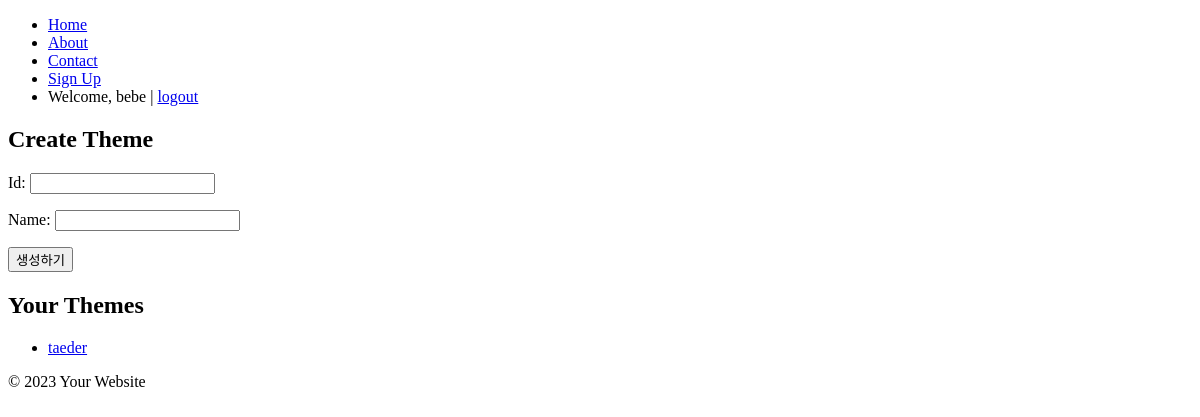
The app's page / (signed in), older data.
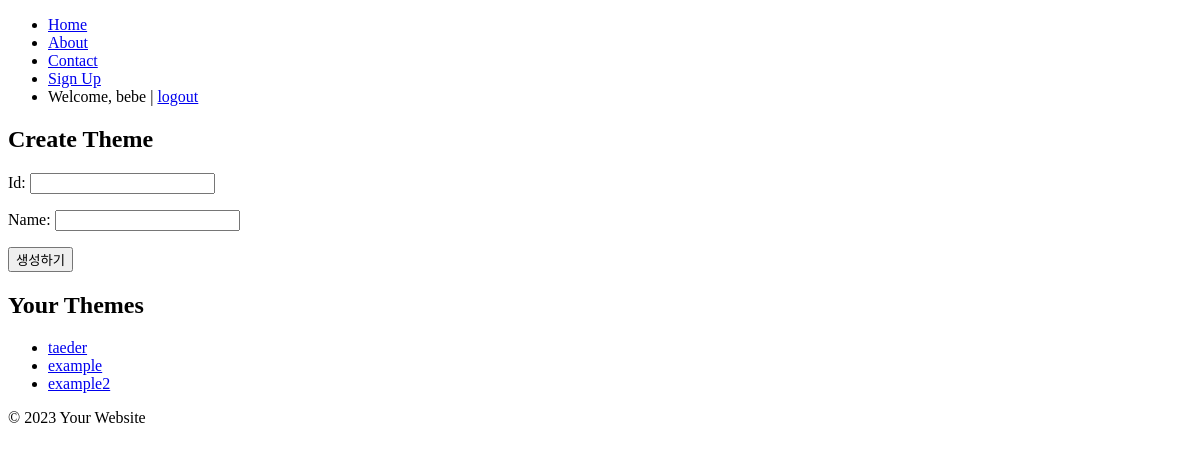
The same page, newer data.
### main/models.py (models this page shows, shortened)
class Ktheme(models.Model):
    user = models.ForeignKey(User, on_delete=models.CASCADE, null=True)
    id = models.CharField(max_length=50, unique=True, primary_key=True)
    name = models.CharField(max_length=50)

### main/views.py (the view)
# urls.py: path("", include("main.urls")),
@login_required
def main(request):
    user = request.user
    user_theme_list = Ktheme.objects.filter(user=user)
    if request.method == "POST":
        form = KthemeCreateForm(request.POST)
        if form.is_valid():
            form.instance.user = request.user
            ktheme = form.save()
            theme_id = ktheme.id
            theme_dir = os.path.join(settings.MEDIA_ROOT, theme_id)
            theme_css = os.path.join(theme_dir, "KakaoTalkTheme.css")
            src_css = os.path.join(settings.STATIC_ROOT, "KakaoTalkTheme.css")
            if os.path.exists(theme_css):
                with open(src_css, "r", encoding="utf-8") as f:
                    css_content = f.read()
                css_content = css_content.replace("themeId", ktheme.id).replace(
                    "themeName", ktheme.name
                )
                with open(theme_css, "w", encoding="utf-8") as f:
                    f.write(css_content)
            return redirect("ktheme_detail", theme_id=theme_id)
    else:
        form = KthemeCreateForm()
    return render(
        request,
        "main/main.html",
        {"user_theme_list": user_theme_list, "form": form},
    )

### main/forms.py
class KthemeCreateForm(forms.ModelForm):
    class Meta:
        model = Ktheme
        fields = ("id", "name")

### main/templates/main/main.html (shortened to what this page needs)
{% extends "base.html" %}
{% block content %}
<h2>Create Theme</h2>
<form method="post">
    {{ form.as_p }}
    <button type="submit">생성하기</button>
</form>
<h2>Your Themes</h2>
<ul>
    {% for theme in user_theme_list %}
    <li><a href="{% url 'ktheme_detail' theme.id %}">{{ theme.name }}</a></li>
    {% empty %}
    <li>No themes found.</li>
    {% endfor %}
</ul>
{% endblock %}

### templates/base.html (shortened to what this page needs)
{% load static %}
<!DOCTYPE html>
<html lang="en">
    <head>
    </head>
    <body>
        <header>
            <nav>
                <ul>
                    <li><a href="/">Home</a></li>
                    <li><a href="/about/">About</a></li>
                    <li><a href="/contact/">Contact</a></li>
                    <li><a href="{% url 'signup' %}">Sign Up</a></li>
                    {% if user.is_authenticated %}
                    <li>Welcome, {{ user.username }} | <a href="{% url 'logout' %}">logout</a></li>
                    {% else %}
                    <li><a href="{% url 'login' %}">Login</a></li>
                    {% endif %}
                </ul>
            </nav>
        </header>
        <div class="container">
            {% block content %}{% endblock %}
        </div>
        <footer>
            <p>&copy; {% now "Y" %} Your Website</p>
        </footer>
    </body>
</html>

Row changes from the older to the newer data that the page shows:
added Ktheme: name "example"
added Ktheme: name "example2"
